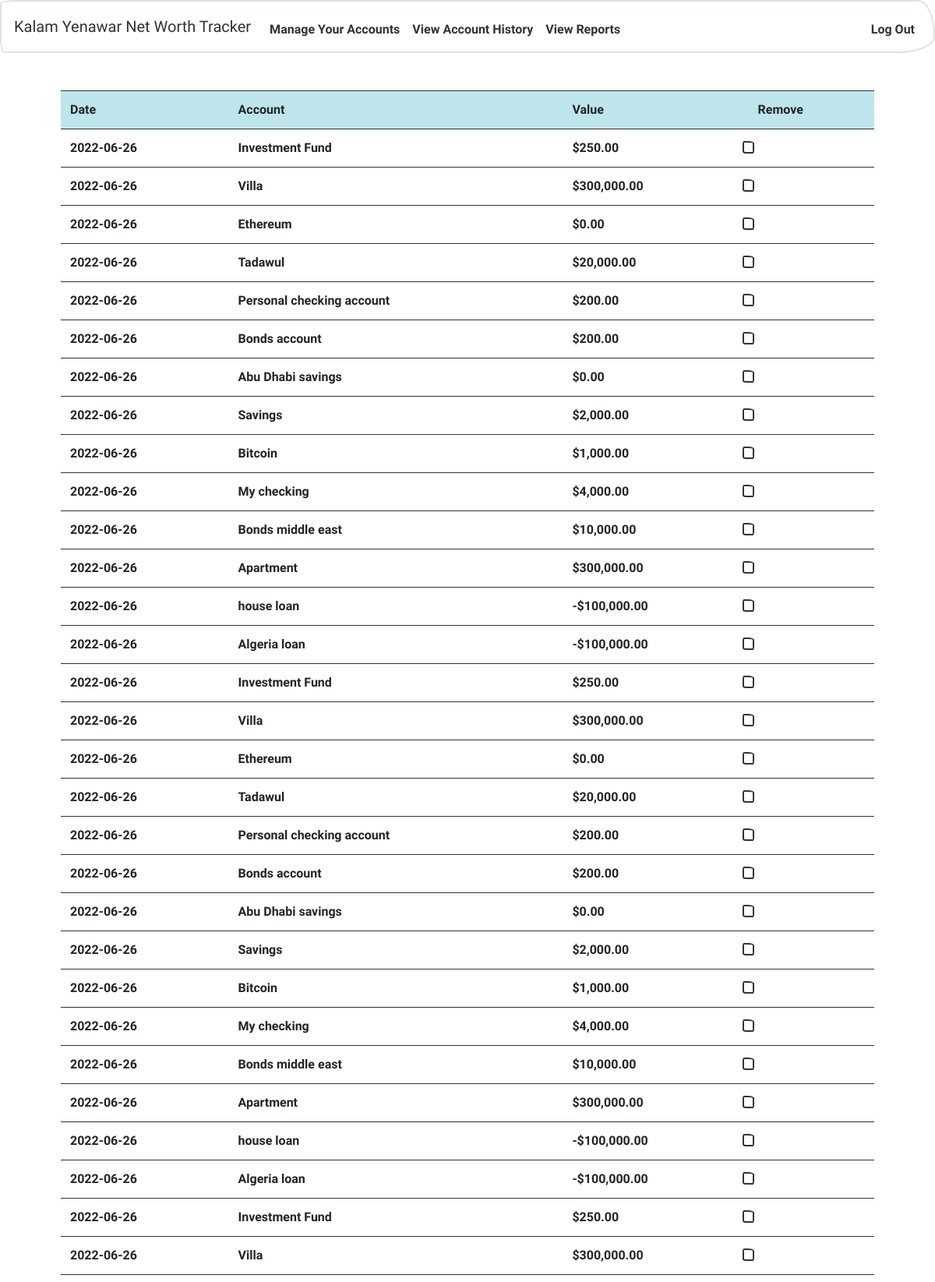
Page /history (signed in, upper part) on the committed database.
### tables this page shows
CREATE TABLE 'history' ('id' integer PRIMARY KEY NOT NULL, 'accountid' integer NOT NULL, 'date' date NOT NULL DEFAULT CURRENT_DATE, 'value' real NOT NULL, 'userid' INTEGER);

CREATE TABLE 'accounts' ('id' integer PRIMARY KEY AUTOINCREMENT NOT NULL, 'name' varchar(20) NOT NULL, 'userid' integer NOT NULL, 'value' real, 'type' varchar(20) NOT NULL, custodian varchar(255), country varchar(255));

### application.py (the view)
@app.route("/history", methods=["GET", "POST"])
@login_required
def history():
    if request.method == "POST":
        user_id = session['user_id']
        history = db.execute("SELECT * FROM history WHERE userid=:user_id", user_id=user_id)
        for row in history:
            if request.form.get(str(row['id'])) == "on":
                db.execute("DELETE FROM history WHERE id=:accid", accid=row['id'])
        userhistory = db.execute(
            "SELECT history.date, accounts.name, history.value, history.id FROM history INNER JOIN accounts " +
            "ON history.accountid=accounts.id WHERE history.userid=:user_id ORDER BY date DESC", user_id=user_id)
        return render_template("history.html", userhistory=userhistory)
    else:
        user_id = session['user_id']
        userhistory = db.execute(
            "SELECT history.date, accounts.name, history.value, history.id FROM history INNER JOIN accounts " +
            "ON history.accountid=accounts.id WHERE history.userid=:user_id ORDER BY date DESC", user_id=user_id)
        return render_template("history.html", userhistory=userhistory)

### application.py (called while the page is built)
@app.after_request
def after_request(response):
    response.headers["Cache-Control"] = "no-cache, no-store, must-revalidate"
    response.headers["Expires"] = 0
    response.headers["Pragma"] = "no-cache"
    return response

### helpers.py (called while the page is built)
def login_required(f):
    @wraps(f)
    def decorated_function(*args, **kwargs):
        if session.get("user_id") is None:
            return redirect("/login")
        return f(*args, **kwargs)
    return decorated_function

### templates/history.html (shortened to what this page needs)
{% extends "layout.html" %}
{% block main %}
    <form action="/history" method="post">
        <table class="table table-hover">
            <tr class="table-info">
                <th>Date</th>
                <th>Account</th>
                <th>Value</th>
                <th>Remove</th>
            </tr>
            {% for row in userhistory %}
            <tr id="{{row['id']}}">
                <td>{{ row['date'] }}</td>
                <td>{{ row['name'] }}</td>
                {% if row['value'] >= 0 %}
                    <td>${{ "{:,.2f}".format(row['value']) }}</td>
                {% else %}
                    <td>-${{ "{:,.2f}".format(row['value'] * -1) }}</td></td>
                {% endif %}
                <td>
                </td>
            </tr>
            {% endfor %}
        </table>
    </form>
{% endblock %}

### rows in the picture
history: date "2022-06-26", name "Investment Fund", value "250.00"
history: date "2022-06-26", name "Villa", value "300,000.00"
history: date "2022-06-26", name "Ethereum", value "0.00"
history: date "2022-06-26", name "Tadawul", value "20,000.00"
history: date "2022-06-26", name "Personal checking account", value "200.00"
history: date "2022-06-26", name "Bonds account", value "200.00"
history: date "2022-06-26", name "Abu Dhabi savings", value "0.00"
history: date "2022-06-26", name "Savings", value "2,000.00"
history: date "2022-06-26", name "Bitcoin", value "1,000.00"
history: date "2022-06-26", name "My checking", value "4,000.00"
history: date "2022-06-26", name "Bonds middle east", value "10,000.00"
history: date "2022-06-26", name "Apartment", value "300,000.00"
history: date "2022-06-26", name "house loan", value "100,000.00"
history: date "2022-06-26", name "Algeria loan", value "100,000.00"
history: date "2022-06-26", name "Investment Fund", value "250.00"
history: date "2022-06-26", name "Villa", value "300,000.00"
history: date "2022-06-26", name "Ethereum", value "0.00"
history: date "2022-06-26", name "Tadawul", value "20,000.00"
history: date "2022-06-26", name "Personal checking account", value "200.00"
history: date "2022-06-26", name "Bonds account", value "200.00"
history: date "2022-06-26", name "Abu Dhabi savings", value "0.00"
history: date "2022-06-26", name "Savings", value "2,000.00"
history: date "2022-06-26", name "Bitcoin", value "1,000.00"
history: date "2022-06-26", name "My checking", value "4,000.00"
history: date "2022-06-26", name "Bonds middle east", value "10,000.00"
history: date "2022-06-26", name "Apartment", value "300,000.00"
history: date "2022-06-26", name "house loan", value "100,000.00"
history: date "2022-06-26", name "Algeria loan", value "100,000.00"
history: date "2022-06-26", name "Investment Fund", value "250.00"
history: date "2022-06-26", name "Villa", value "300,000.00"
